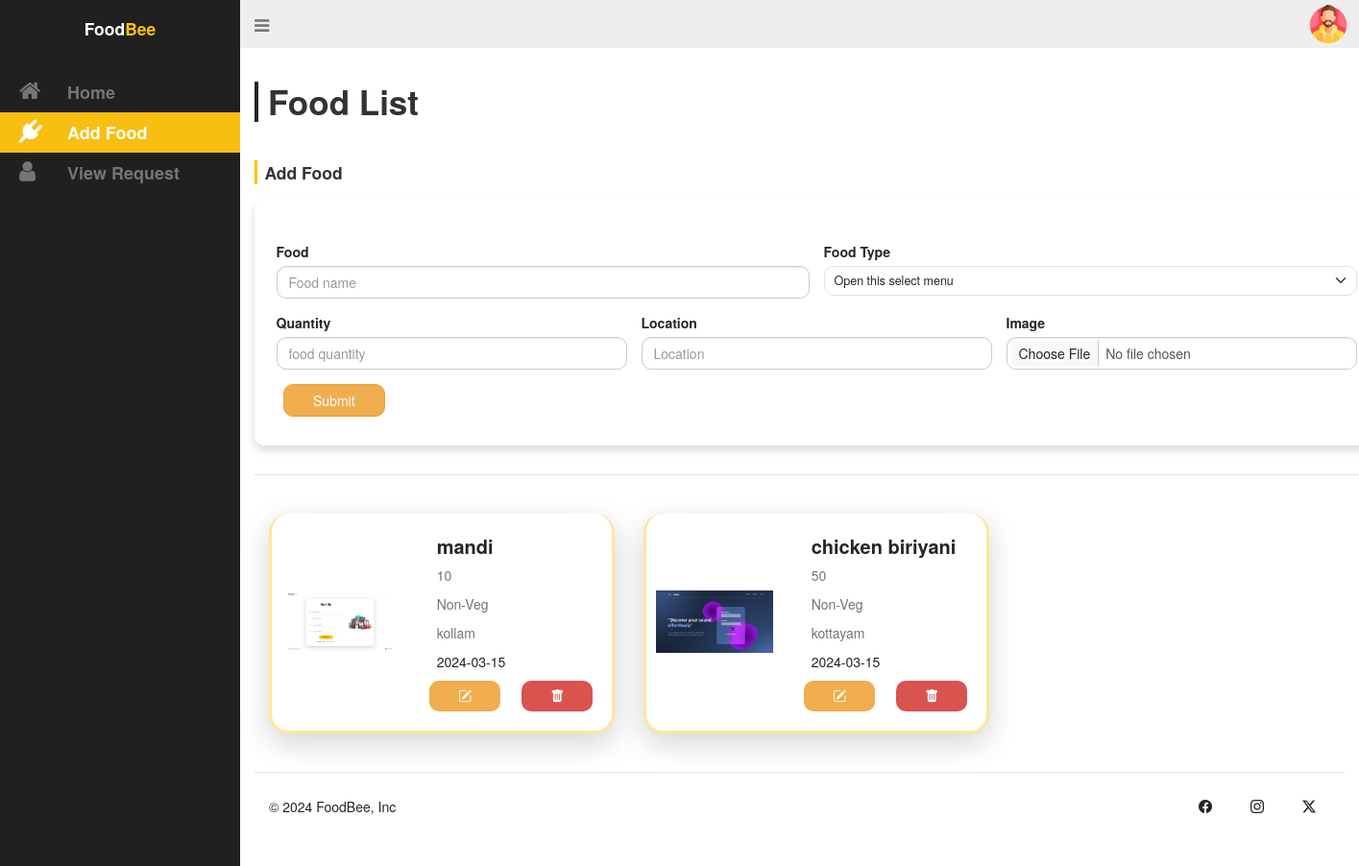
The page /Catering/pages/cat-food.php (signed in) on the database as committed earlier.
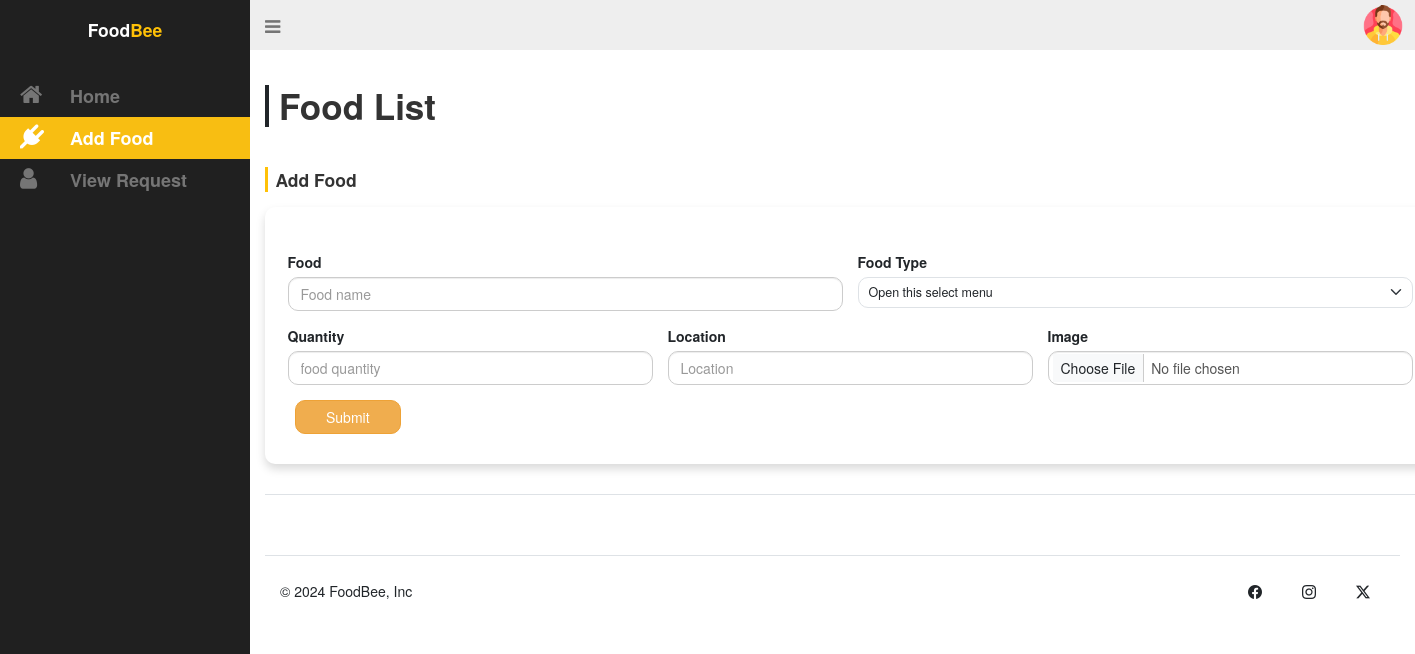
The same page on the database as committed later.
### tables this page shows
CREATE TABLE `food` (
  `food_id` int(11) NOT NULL,
  `food_name` varchar(20) NOT NULL,
  `food_quantity` varchar(20) NOT NULL,
  `food_type` varchar(20) NOT NULL,
  `food_img` varchar(100) NOT NULL,
  `food_date` timestamp NOT NULL DEFAULT current_timestamp(),
  `food_location` varchar(20) NOT NULL,
  `catering_id` int(11) NOT NULL
);

### Catering/pages/cat-food.php (the view, shortened to what the changed rows need)
<?php
 include './connect.php';
?>
<!DOCTYPE html>
<html lang="en">
<head>
  <link rel="stylesheet" href="../static/catering.css">
  <link rel="stylesheet" href="https://cdn.jsdelivr.net/npm/bootstrap-icons@1.11.3/font/bootstrap-icons.min.css">
  <link href="https://cdn.jsdelivr.net/npm/bootstrap@5.3.3/dist/css/bootstrap.min.css" rel="stylesheet">
  <link rel="stylesheet" href="https://maxcdn.bootstrapcdn.com/bootstrap/3.3.7/css/bootstrap.min.css">
  <link rel="stylesheet" href="https://maxcdn.bootstrapcdn.com/font-awesome/4.7.0/css/font-awesome.min.css">
</head>
<body>
  <div id="wrapper">
    <aside id="sidebar-wrapper">
      <div class="sidebar-brand">
        <h2><div class="fs-3 fw-semibold">Food<span class="text-warning">Bee</span></div></h2>
      </div>
    </aside>
    <section id="content-wrapper">
      <div class="row">
        <div class="col-lg-12">
          <h2 class="content-title display-4 fw-semibold border-start px-3 border-4 border-dark">Food List</h2>
          <div class="container">
            <div class="row my-5">
<?php
$sql=mysqli_query($conn,"SELECT * FROM food ORDER BY food_id ");
while($row=mysqli_fetch_assoc($sql))
{
    $food_id=$row['food_id'];
    $food_name=$row['food_name'];
    $food_qua=$row['food_quantity'];
    $food_type=$row['food_type'];
    $food_img=$row['food_img'];
    $food_date=$row['food_date'];
    $food_location=$row['food_location'];
?>
              <div class="col-lg-4 col-md-4 col-sm-6 col-12 my-3">
                <div class="card text-decoration-none h-100 rounded-5 p-3 border-3 border-warning-subtle border-top-0 shadow-lg">
                  <div class="row g-0">
                    <div class="col-md-5">
                    <img src="../static/food/<?php echo $food_img; ?>" class="card-img-top rounded-top-4 mx-auto" alt="..." style="object-fit: contain; width: 100%; height: 100%;">
                    </div>
                    <div class="col-md-7">
                      <div class="card-body">
                        <div class="card-title fs-2 fw-bold"><?php echo $food_name; ?></div>
                        <p class="card-text text-secondary"><?php echo $food_qua; ?></p>
                        <p class="card-text text-secondary"><?php echo $food_type; ?></p>
                        <p class="card-text text-secondary"><?php echo $food_location; ?></p>
                        <p class="card-text text-dark"><?php echo $food_date; ?></p>
                        <div class="row">
                        <div class="col"><a href="cat-food.php?fid=<?php echo $food_id ?>" class="btn btn-warning rounded-4 px-5 border-0"><i class="bi bi-pencil-square"></i></a></div>
                        <div class="col"><a href="cat-food.php?fd_id=<?php echo $food_id ?>" class="btn btn-danger rounded-4 px-5 border-0"><i class="bi bi-trash-fill"></i></a></div>
                    </div>
                      </div>
                    </div>
                  </div>
                </div>
              </div>
<?php
}
?>
            </div>
          </div>
        </div>
      </div>
    </section>
  </div>
</body>
</html>

Rows that differ between the two databases and show on the page:
removed food: food_img (picture), food_name "mandi", food_quantity "10", food_type "Non-Veg", food_location "kollam", food_date "2024-03-15"
removed food: food_img (picture), food_name "chicken biriyani", food_quantity "50", food_type "Non-Veg", food_location "kottayam", food_date "2024-03-15"
